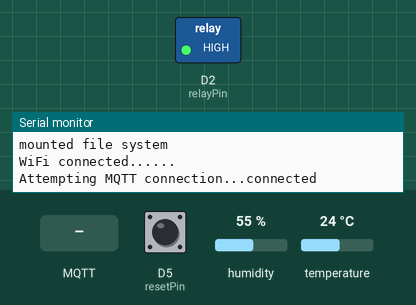
Recording of a program running on a simulated ESP8266 (NodeMCU). On the bench: switched loads named in the program (green lamp = pin HIGH), the last lines printed to the serial monitor. Inputs (shaded band) come from the test bench; at power-on: D5 (resetPin) HIGH, humidity 55 %, temperature 24 °C. WiFi joins after 1.5 s; servers stay silent unless stated; storage starts empty; random numbers use the default seed unless the program sets one; no MQTT or app messages arrive unless stated.

Above: at 2.7 s.
2.8 s: MQTT message "1" arrives on the first subscribed topic
At 4.0 s:
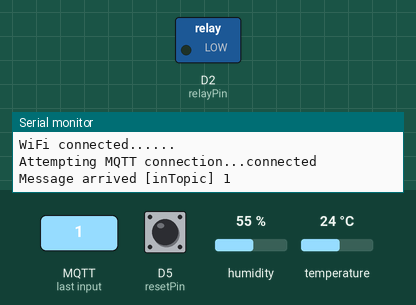
4.3 s: MQTT message "5" arrives on the first subscribed topic
At 5.2 s:
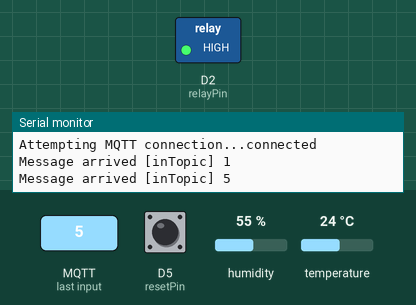
Timing chart, 0 to 7.3 s (numbered marks = the images above; inputs shaded):
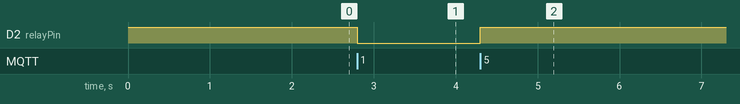

The program:

main.cpp
```cpp
#include <Arduino.h>
#include <ESP8266WiFi.h>
#include <PubSubClient.h>
#include "DHTesp.h"
#include "FS.h"
#include <DNSServer.h>
#include <ESP8266WebServer.h>
#include <WiFiManager.h>
#include <ArduinoJson.h>


WiFiClient espClient;
PubSubClient client(espClient);

#define relayPin D2
#define resetPin D5


DHTesp dht;

int buttonState = 0;
int lastButtonState = 0;
int startPressed = 0;
int endPressed = 0;
int holdTime = 0;
String Mac, temperature, humidity, HeatIndex;


long lastSent = 0;

//define your default values here, if there are different values in config.json, they are overwritten.
char mqtt_server[40];
char mqtt_port[6] = "1883";
char device_name[40];


//flag for saving data
bool shouldSaveConfig = false;

//callback notifying us of the need to save config
void saveConfigCallback () {
  Serial.println("Should save config");
  shouldSaveConfig = true;
}

//callback for MQTT..
void callback(char* topic, byte* payload, unsigned int length) {
  Serial.print("Message arrived [");
  Serial.print(topic);
  Serial.print("] ");
  for (int i = 0; i < length; i++) {
    Serial.print((char)payload[i]);
  }
  Serial.println();

  // Switch on the LED if an 1 was received as first character
  if ((char)payload[0] == '1') {
    digitalWrite(relayPin, LOW);
  } else {
    digitalWrite(relayPin, HIGH);
  }

}


void Ondemand(){
  WiFiManager wifiManager;

    if (!wifiManager.startConfigPortal("OnDemandAP")) {
      Serial.println("failed to connect and hit timeout");
      delay(3000);
      //reset and try again, or maybe put it to deep sleep
      ESP.restart();
      delay(5000);
    }

    //if you get here you have connected to the WiFi
    Serial.println("WiFi connected....");
}

// BUTTON STATES
void updateState() {
  // the button has been just pressed
  if (buttonState == LOW) {
      startPressed = millis();
  // the button has been just released
  } else {
      endPressed = millis();
      holdTime = endPressed - startPressed;

      if (holdTime > 100 && holdTime < 500) {
          Ondemand();
      }

      else if (holdTime >= 500 && holdTime <= 1500) {
          WiFi.disconnect(true);
          ESP.restart();
      }

  }
}


void Reset(){
  buttonState = digitalRead(resetPin);
  if (buttonState != lastButtonState) {
    lastButtonState = buttonState;
     updateState();
  }
}


//MQTT Reconnect...
void reconnect() {
  // Loop until we're reconnected
  while (!client.connected()) {
      //   WiFi.disconnect(true);
      //  ESP.restart();
    Serial.print("Attempting MQTT connection...");
    // Create a random client ID
    String clientId = "ESP8266Client-";
    clientId += String(random(0xffff), HEX);
    // Attempt to connect
    if (client.connect(clientId.c_str())) {
      Serial.println("connected");
      // Once connected, publish device details...
      // ... and resubscribe
      client.subscribe("inTopic");
    } else {
      Serial.print("failed, rc=");
      Serial.print(client.state());
      Serial.println(" try again in 5 seconds");
      // Wait 5 seconds before retrying
      delay(5000);
    }
  }
}


void setup() {
  Serial.begin(115200);
  dht.setup(D3, DHTesp::DHT11);
  pinMode(relayPin, OUTPUT);
  pinMode(resetPin, INPUT_PULLUP);
  digitalWrite(relayPin, HIGH);

  //clean FS, for testing
  // SPIFFS.format();

  //read configuration from FS json
  Serial.println("mounting FS...");

  if (SPIFFS.begin()) {
    Serial.println("mounted file system");
    if (SPIFFS.exists("/config.json")) {
      //file exists, reading and loading
      Serial.println("reading config file");
      File configFile = SPIFFS.open("/config.json", "r");
      if (configFile) {
        Serial.println("opened config file");
        size_t size = configFile.size();
        // Allocate a buffer to store contents of the file.
        std::unique_ptr<char[]> buf(new char[size]);

        configFile.readBytes(buf.get(), size);
        DynamicJsonDocument json(1024);
        auto error = deserializeJson(json, buf.get());
        serializeJson(json, Serial);

          if (!error ) {
          Serial.println("\nparsed json");

          strlcpy(mqtt_server, json["mqtt_server"]| "N/A",40);
          strlcpy(mqtt_port, json["mqtt_port"]| "N/A",6);
          strlcpy(device_name, json["device_name"]| "N/A",40);
        }
        else {
          Serial.println("failed to load json config");
        }
        configFile.close();
      }
    }
  } else {
    Serial.println("failed to mount FS");
  }
  //end read

    WiFiManagerParameter custom_mqtt_server("server", "mqtt server", mqtt_server, 40);
    WiFiManagerParameter custom_mqtt_port("port", "mqtt port", mqtt_port, 6);
    WiFiManagerParameter custom_device_name("device", "device_name", device_name, 40);


    //WiFiManager
    //Local intialization. Once its business is done, there is no need to keep it around
    WiFiManager wifiManager;


    //set config save notify callback
    wifiManager.setSaveConfigCallback(saveConfigCallback);


    //add all your parameters here
    wifiManager.addParameter(&custom_mqtt_server);
    wifiManager.addParameter(&custom_mqtt_port);
    wifiManager.addParameter(&custom_device_name);

    //fetches ssid and pass and tries to connect
    //if it does not connect it starts an access point with the specified name
    //here  "AutoConnectAP"
    //and goes into a blocking loop awaiting configuration
    if (!wifiManager.autoConnect("AutoConnectAP", "password")) {
      Serial.println("failed to connect and hit timeout");
      delay(3000);
      //reset and try again, or maybe put it to deep sleep
      ESP.restart();
      delay(5000);
    }

    //if you get here you have connected to the WiFi
    Serial.println("WiFi connected......");

    //read updated parameters
    strcpy(mqtt_server, custom_mqtt_server.getValue());
    strcpy(mqtt_port, custom_mqtt_port.getValue());
    strcpy(device_name, custom_device_name.getValue());


    //save the custom parameters to FS
    if (shouldSaveConfig) {
      Serial.println("saving config");
      DynamicJsonDocument json(1024);
      json["mqtt_server"] = mqtt_server;
      json["mqtt_port"] = mqtt_port;
      json["device_name"] = device_name;


      File configFile = SPIFFS.open("/config.json", "w");
      if (!configFile) {
        Serial.println("failed to open config file for writing");
      }

      serializeJson(json, Serial);
      serializeJson(json, configFile);
      configFile.close();
      //end save
    }
    int port = atoi(mqtt_port);

    client.setServer(mqtt_server, port);
    client.setCallback(callback);
    Mac = WiFi.macAddress();

}


void TempHum()
{
  float hum = dht.getHumidity();
  float temp = dht.getTemperature();

  temperature = temp;
  humidity = hum;
  HeatIndex = dht.computeHeatIndex(temp, hum, false);

  if(temperature == "nan" && humidity == "nan" && HeatIndex =="nan"){
  Serial.println("Error reading data from sensor");
 }
      StaticJsonDocument<520> doc;

      doc["DeviceID"] = Mac;
      doc["DeviceName"] = device_name;
      doc["Temperature"] = temperature;
      doc["Humidity"] = humidity;
      doc["HeatIndex"] = HeatIndex;
      char output[520];
      serializeJson(doc, output);
      client.publish("homeAutomation",output);

}

void loop() {

   if (!client.connected()) {
    reconnect();
  }
  client.loop();
    long now = millis();
    if (now - lastSent > 2000) {
      lastSent = now;
      TempHum();
  }
  Reset();
}
```

Measured:
- after the input at 2.8 s, D2 (relayPin): HIGH → LOW at once
- after the input at 4.3 s, D2 (relayPin): LOW → HIGH at once
